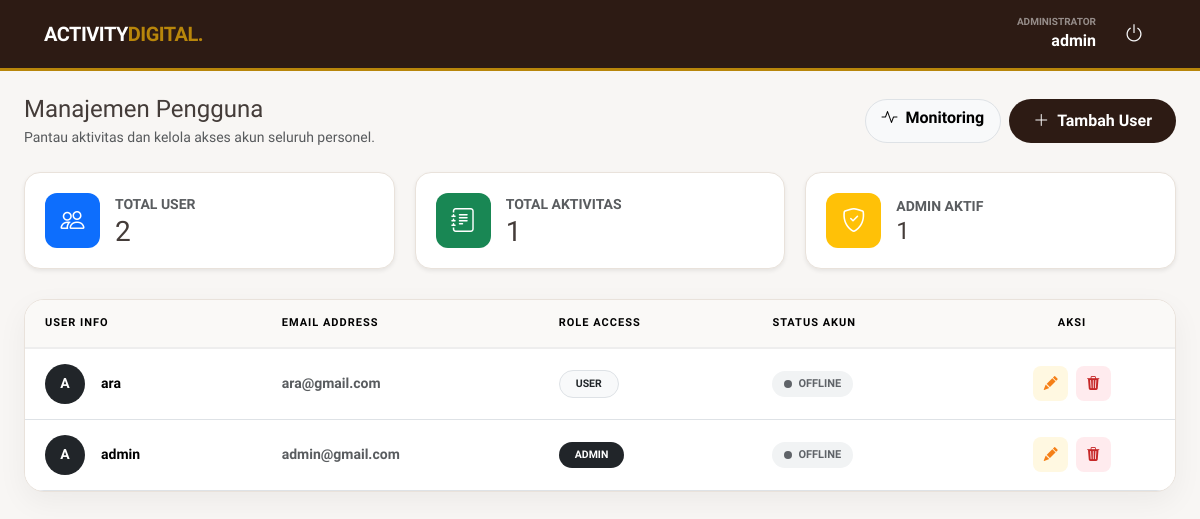
Page /public/index.php?page=admin_dashboard (signed in) on the earlier database version.
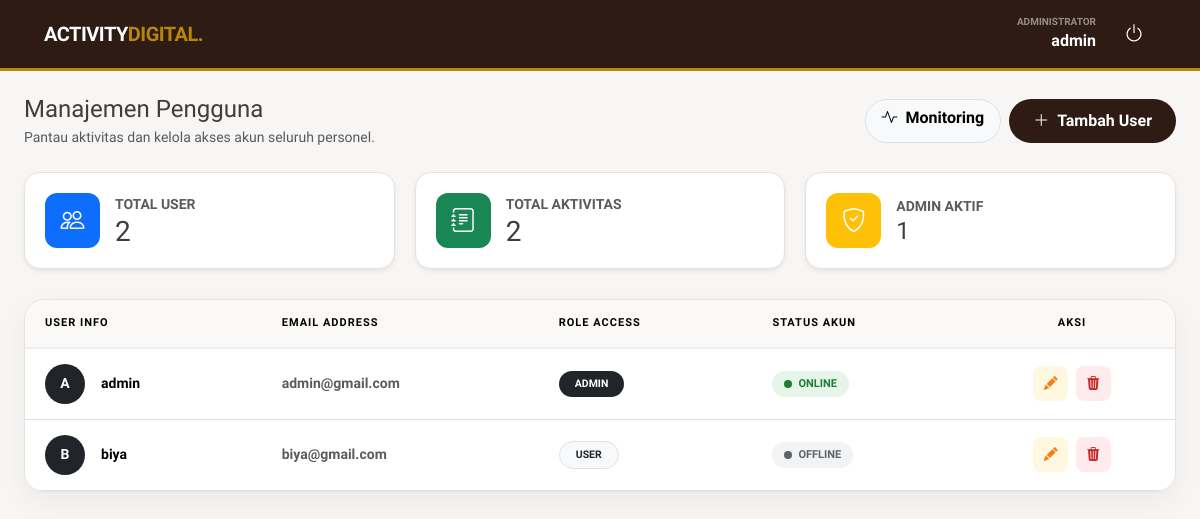
Same page on the later database version.
### tables this page shows
CREATE TABLE `users` (
  `id_user` int(11) NOT NULL,
  `username` varchar(100) NOT NULL,
  `email` varchar(100) NOT NULL,
  `password` varchar(100) NOT NULL,
  `role` enum('admin','user') DEFAULT 'user',
  `last_activity` datetime DEFAULT NULL,
  `is_first_login` tinyint(1) DEFAULT 1
);

### controllers/AdminController.php (called while the page is built, shortened)
<?php
require_once __DIR__ . "/../models/User.php";
class AdminController
{
    private $userModel;
    public function __construct($koneksi)
    {
        $this->userModel = new UserModel($koneksi);
    }
    public function index()
    {
        $usersResult = $this->userModel->getAllUsers();
        $users = [];
        while ($row = $usersResult->fetch_assoc()) {
            $users[] = $row;
        }
        $totalAktivitasSistem = $this->userModel->getTotalSystemActivities();
        include __DIR__ . "/../views/admin/dashboard.php";
    }
}

### models/User.php (called while the page is built, shortened)
<?php
class UserModel
{
    private $db;
    private $table = "users";
    public function __construct($koneksi)
    {
        $this->db = $koneksi;
    }
    public function getAllUsers()
    {
        $query = "SELECT * FROM " . $this->table . " ORDER BY last_activity DESC";
        return $this->db->query($query);
    }
    public function getTotalSystemActivities()
    {
        $sql = "SELECT COUNT(*) as total FROM notes";
        $result = $this->db->query($sql);
        return $result->fetch_assoc()['total'] ?? 0;
    }
}

### views/admin/dashboard.php (the view, shortened to what this page needs)
<?php
$users = $users ?? [];
$totalAktivitasSistem = $totalAktivitasSistem ?? 0;
?>
<!DOCTYPE html>
<html lang="id">
<head>
    <link href="https://cdn.jsdelivr.net/npm/bootstrap@5.3.2/dist/css/bootstrap.min.css" rel="stylesheet" />
    <link rel="stylesheet" href="https://cdn.jsdelivr.net/npm/bootstrap-icons@1.11.1/font/bootstrap-icons.min.css">
</head>
<body>
    <nav class="navbar navbar-expand-lg navbar-admin">
        <div class="container-fluid">
            <a class="navbar-brand" href="#">ACTIVITY<span>DIGITAL.</span></a>
            <div class="ms-auto d-flex align-items-center">
                <div class="text-end me-3 d-none d-md-block">
                    <small class="text-white-50 d-block fw-bold" style="font-size: 10px;">ADMINISTRATOR</small>
                    <span class="text-white fw-bold"><?= htmlspecialchars($_SESSION['username']) ?></span>
                </div>
                <a href="index.php?page=logout" class="btn btn-outline-light border-0 rounded-circle" onclick="return confirm('Logout?')">
                    <i class="bi bi-power fs-5"></i>
                </a>
            </div>
        </div>
    </nav>
    <div class="container-fluid px-4 py-4">
        <div class="d-flex flex-column flex-md-row justify-content-between align-items-md-center mb-4 gap-3">
            <div>
                <h4 class="fw-800 mb-1">Manajemen Pengguna</h4>
                <p class="text-muted small mb-0">Pantau aktivitas dan kelola akses akun seluruh personel.</p>
            </div>
            <div class="d-flex gap-2">
                <a href="index.php?page=admin_dashboard&action=monitoring" class="btn btn-light fw-bold border rounded-pill px-3">
                    <i class="bi bi-activity me-2"></i>Monitoring
                </a>
                <button class="btn-primary-custom rounded-pill px-4" data-bs-toggle="modal" data-bs-target="#addUserModal">
                    <i class="bi bi-plus-lg me-2"></i>Tambah User
                </button>
            </div>
        </div>
        <div class="stat-grid">
            <div class="card-stat shadow-sm">
                <div class="icon-box bg-primary text-white">
                    <i class="bi bi-people"></i>
                </div>
                <div>
                    <small class="text-muted fw-bold d-block">TOTAL USER</small>
                    <h3 class="fw-800 mb-0"><?= count($users) ?></h3>
                </div>
            </div>
            <div class="card-stat shadow-sm" onclick="window.location.href='index.php?page=admin_dashboard&action=all_activities'" style="cursor:pointer">
                <div class="icon-box bg-success text-white">
                    <i class="bi bi-journal-text"></i>
                </div>
                <div>
                    <small class="text-muted fw-bold d-block">TOTAL AKTIVITAS</small>
                    <h3 class="fw-800 mb-0"><?= $totalAktivitasSistem ?></h3>
                </div>
            </div>
            <div class="card-stat shadow-sm">
                <div class="icon-box bg-warning text-white">
                    <i class="bi bi-shield-check"></i>
                </div>
                <div>
                    <small class="text-muted fw-bold d-block">ADMIN AKTIF</small>
                    <h4 class="fw-800 mb-0">
                        <?php
                        $admCount = 0;
                        foreach ($users as $u) if ($u['role'] == 'admin') $admCount++;
                        echo $admCount;
                        ?>
                    </h4>
                </div>
            </div>
        </div>
        <div class="main-card">
            <div class="table-responsive">
                <table class="table table-hover mb-0 align-middle">
                    <thead>
                        <tr>
                            <th>User Info</th>
                            <th>Email Address</th>
                            <th>Role Access</th>
                            <th>Status Akun</th>
                            <th class="text-center">Aksi</th>
                        </tr>
                    </thead>
                    <tbody>
                        <?php foreach ($users as $user): ?>
                            <tr>
                                <td>
                                    <div class="d-flex align-items-center">
                                        <div class="bg-dark text-white rounded-circle d-flex align-items-center justify-content-center fw-bold me-3" style="width: 40px; height: 40px; font-size: 14px;">
                                            <?= strtoupper(substr($user['username'], 0, 1)) ?>
                                        </div>
                                        <div>
                                            <div class="fw-bold"><?= htmlspecialchars($user['username']) ?></div>
                                        </div>
                                    </div>
                                </td>
                                <td class="fw-semibold text-muted"><?= htmlspecialchars($user['email']) ?></td>
                                <td>
                                    <span class="badge <?= $user['role'] == 'admin' ? 'bg-dark' : 'bg-light text-dark border' ?> px-3 py-2 rounded-pill">
                                        <?= strtoupper($user['role']) ?>
                                    </span>
                                </td>
                                <td>
                                    <?php if ($user['last_activity'] && strtotime($user['last_activity']) > time() - 60): ?>
                                        <span class="status-pill online">
                                            <div class="dot dot-pulse"></div> ONLINE
                                        </span>
                                    <?php else: ?>
                                        <span class="status-pill offline">
                                            <div class="dot"></div> OFFLINE
                                        </span>
                                    <?php endif; ?>
                                </td>
                                <td class="text-center">
                                    <button class="btn-action action-edit edit-user-btn"
                                        data-id="<?= $user['id_user'] ?>"
                                        data-username="<?= htmlspecialchars($user['username']) ?>"
                                        data-email="<?= htmlspecialchars($user['email']) ?>"
                                        data-role="<?= $user['role'] ?>">
                                        <i class="bi bi-pencil-fill"></i>
                                    </button>
                                    <button class="btn-action action-delete ms-1" onclick="deleteUser(<?= $user['id_user'] ?>)">
                                        <i class="bi bi-trash3-fill"></i>
                                    </button>
                                </td>
                            </tr>
                        <?php endforeach; ?>
                    </tbody>
                </table>
            </div>
        </div>
    </div>
</body>
</html>

### public/index.php (shortened to what this page needs)
<?php
require_once __DIR__ . "/../config/koneksi.php";
require_once __DIR__ . "/../models/User.php";
$userModel = new UserModel($koneksi);
$page   = $_GET['page'] ?? null;
$action = $_GET['action'] ?? 'index';
if ($page === 'admin_dashboard') {
    require_once __DIR__ . "/../controllers/AdminController.php";
    $adminCtrl = new AdminController($koneksi);
    switch ($action) {
        default:
            $adminCtrl->index();
            break;
    }
}

### views/admin/dashboard.php (style rules this page uses)
:root { --bg-body: #f8f6f4; --primary-dark: #2d1b14; --accent-gold: #b8860b; --soft-gold: #fdf5e6; --card-shadow: 0 10px 30px rgba(0, 0, 0, 0.05); --border-color: #e9e2db; }
body { background-color: var(--bg-body); font-family: 'Plus Jakarta Sans', sans-serif; color: #443c39; }
.navbar-admin { background: var(--primary-dark); padding: 0.8rem 2rem; border-bottom: 3px solid var(--accent-gold); }
.navbar-brand { font-weight: 800; letter-spacing: -0.5px; color: #fff !important; }
.navbar-brand span { color: var(--accent-gold); }
.stat-grid { display: grid; grid-template-columns: repeat(auto-fit, minmax(240px, 1fr)); gap: 20px; margin-bottom: 30px; }
.card-stat { background: #fff; border-radius: 16px; padding: 20px; border: 1px solid var(--border-color); display: flex; align-items: center; transition: transform 0.2s; }
.icon-box { width: 55px; height: 55px; border-radius: 12px; display: flex; align-items: center; justify-content: center; font-size: 24px; margin-right: 15px; }
.main-card { background: #fff; border-radius: 20px; border: 1px solid var(--border-color); box-shadow: var(--card-shadow); overflow: hidden; }
.table thead th { background: #faf9f7; text-transform: uppercase; font-size: 11px; letter-spacing: 1px; font-weight: 700; padding: 15px 20px; border-bottom: 2px solid #eee; }
.table td { padding: 15px 20px; vertical-align: middle; font-size: 14px; }
.status-pill { padding: 5px 12px; border-radius: 20px; font-size: 11px; font-weight: 800; display: inline-flex; align-items: center; gap: 6px; }
.online { background: #e6f4ea; color: #1e7e34; }
.offline { background: #f1f3f4; color: #5f6368; }
.dot { width: 8px; height: 8px; border-radius: 50%; background: currentColor; }
.dot-pulse { animation: pulse-green 2s infinite; }
.btn-primary-custom { background: var(--primary-dark); color: #fff; border: none; border-radius: 10px; padding: 10px 20px; font-weight: 700; transition: 0.3s; }
.btn-action { width: 35px; height: 35px; border-radius: 8px; display: inline-flex; align-items: center; justify-content: center; border: none; transition: 0.2s; }
.action-edit { background: #fff8e1; color: #f57f17; }
.action-delete { background: #ffebee; color: #c62828; }

Differences in the rows shown:
removed users: username "A", username "ara", email "ara@gmail.com", role "USER", shows "OFFLINE"
changed users "admin": last_activity "OFFLINE" → "ONLINE"
added users: username "B", username "biya", email "biya@gmail.com", role "USER", shows "OFFLINE"
Other differences:
$totalAktivitasSistem: "1" → "2"
